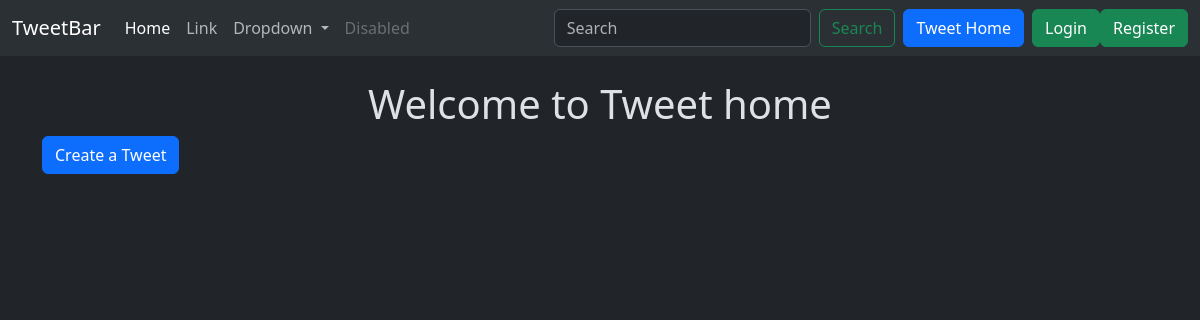
Page /tweet/ on the earlier database version.
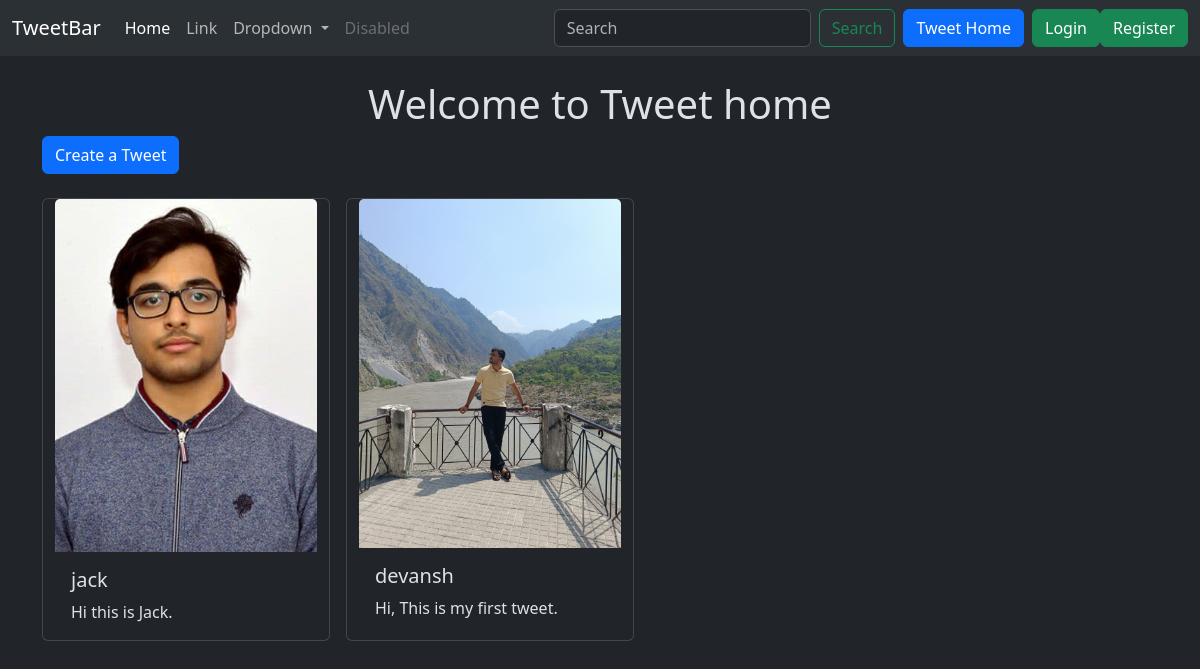
Same page on the later database version.
### tweet/models.py (models this page shows, shortened)
class Tweet(models.Model):
    user = models.ForeignKey(User, on_delete=models.CASCADE)
    text = models.TextField(max_length=240)
    photo = models.ImageField(upload_to='photos/', blank=True, null=True)
    created_at = models.DateTimeField(auto_now_add=True)
    updated_at = models.DateTimeField(auto_now=True)

### tweet/views.py (the view)
# urls.py: path("", views.tweet_list, name="tweet_list"),
def tweet_list(request):
    tweets = Tweet.objects.all().order_by('-created_at')
    return render(request, "tweet_list.html", {"tweets": tweets})

### tweet/templates/tweet_list.html (shortened to what this page needs)
{% extends "layout.html" %}
{% block content %}
<h1 class="text-center mt-4">Welcome to Tweet home</h1>
<a href="{% url "tweet_create" %}" class="btn btn-primary mb-4">Create a Tweet</a>
<div class="container row gap-3">
{% for tweet in tweets %}
<div class="card" style="width: 18rem;">
    <img src="{{tweet.photo.url}}" class="card-img-top" alt="...">
    <div class="card-body">
      <h5 class="card-title">{{tweet.user.username}}</h5>
      <p class="card-text">{{tweet.text}}</p>
    </div>
  </div>
{% endfor %}
</div>
{% endblock %}

### templates/layout.html (shortened to what this page needs)
{% load static %}
<!DOCTYPE html>
<html lang="en" data-bs-theme = "dark">
<head>
    <link href="https://cdn.jsdelivr.net/npm/bootstrap@5.3.3/dist/css/bootstrap.min.css" rel="stylesheet">
</head>
<body>
    <nav class="navbar navbar-expand-lg bg-body-tertiary">
        <div class="container-fluid">
          <a class="navbar-brand" href="#">TweetBar</a>
          <div class="collapse navbar-collapse" id="navbarSupportedContent">
            <ul class="navbar-nav me-auto mb-2 mb-lg-0">
              <li class="nav-item">
                <a class="nav-link active" aria-current="page" href="#">Home</a>
              </li>
              <li class="nav-item">
                <a class="nav-link" href="#">Link</a>
              </li>
              <li class="nav-item dropdown">
                <a class="nav-link dropdown-toggle" href="#" role="button" data-bs-toggle="dropdown" aria-expanded="false">
                  Dropdown
                </a>
              </li>
              <li class="nav-item">
                <a class="nav-link disabled" aria-disabled="true">Disabled</a>
              </li>
            </ul>
            <form class="d-flex" role="search">
              <input class="form-control me-2" type="search" placeholder="Search" aria-label="Search">
              <button class="btn btn-outline-success" type="submit">Search</button>
            </form>
            <a href="{% url "tweet_list" %}" class="btn btn-primary mx-2">Tweet Home</a>
            {% if user.is_authenticated %}
            <form method="post" action="{% url "logout" %}">
              {% csrf_token %}
              <button type="submit" class="btn btn-danger">Logout</button>
            </form>
            {% else %}
            <a href="{% url "login" %}" class="btn btn-success">Login</a>
            <a href="{% url "register" %}" class="btn btn-success">Register</a>
            {% endif %}
          </div>
        </div>
      </nav>
    <div class="container">
        {% block content %}
        {% endblock %}
    </div>
</body>
</html>

Differences in the rows shown:
added Tweet: photo (picture), user.username "jack", text "Hi this is Jack."
added Tweet: photo (picture), user.username "devansh", text "Hi, This is my first tweet."
